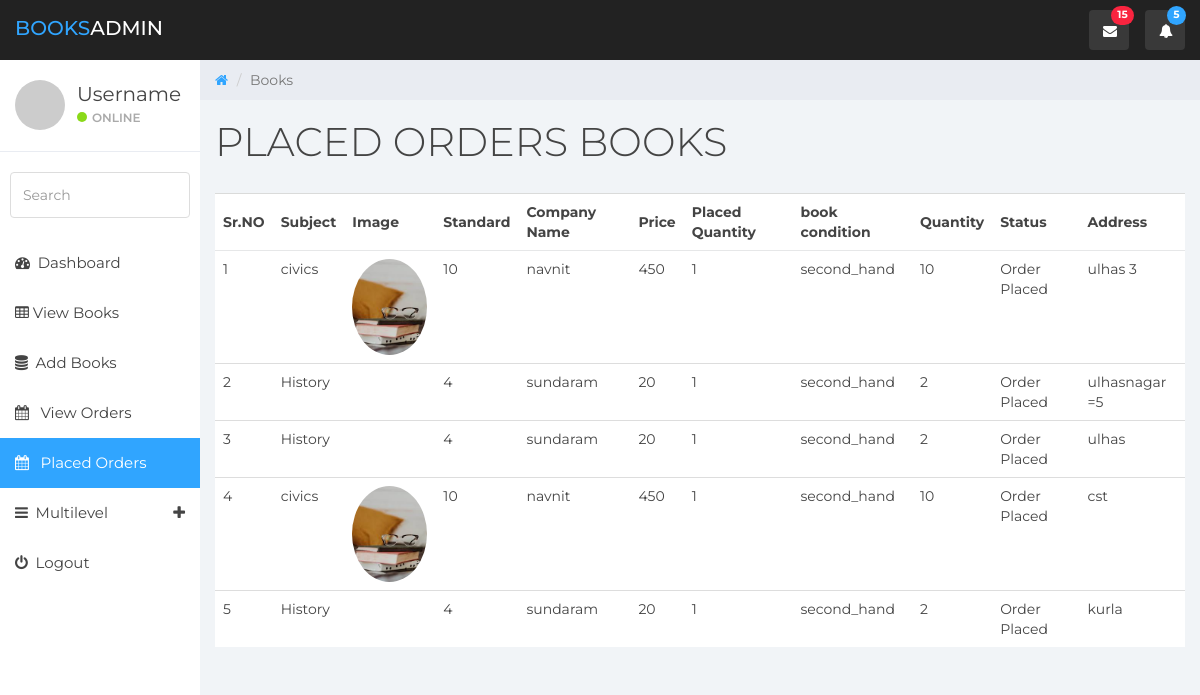
/books_seller/books.php?source=placed_orders (signed in), run on an earlier commit of the app's database.
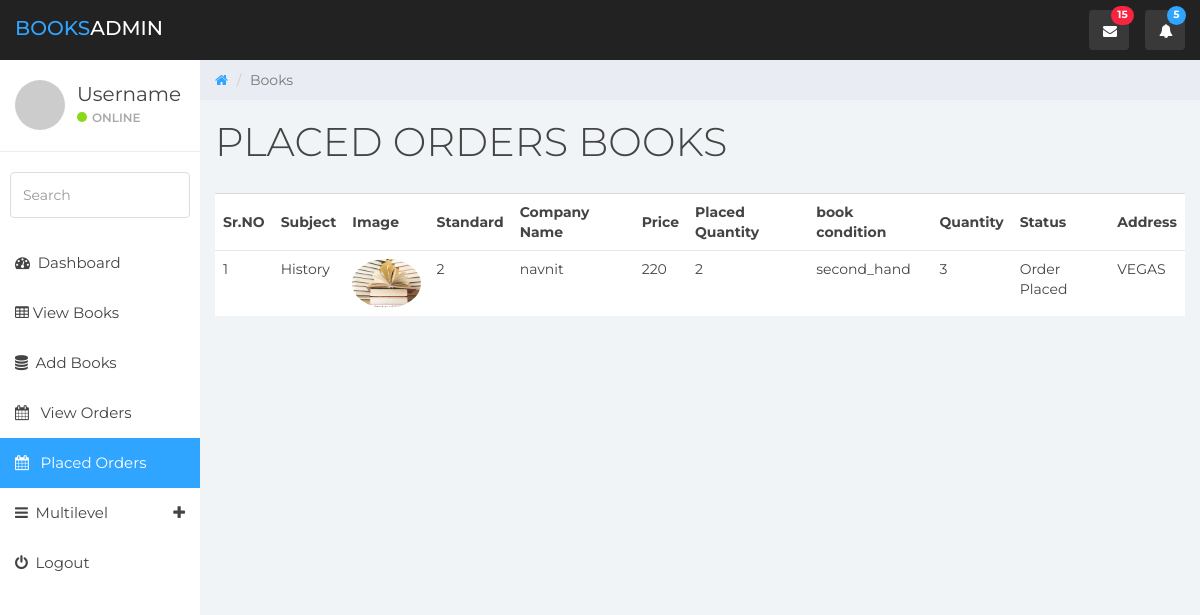
And on a later commit of the database.
### tables this page shows
CREATE TABLE `placed_orders` (
  `id` int(11) NOT NULL,
  `buyer_user` int(11) NOT NULL,
  `seller_user` int(11) NOT NULL,
  `placed_quantity` int(11) NOT NULL,
  `book_id` int(11) NOT NULL,
  `status` varchar(255) NOT NULL,
  `address` text NOT NULL
);

CREATE TABLE `books` (
  `id` int(11) NOT NULL,
  `book_name` varchar(255) NOT NULL,
  `description` text NOT NULL,
  `subject` varchar(255) NOT NULL,
  `standard` int(11) NOT NULL,
  `company_name` varchar(255) NOT NULL,
  `state` varchar(255) NOT NULL,
  `price` int(11) NOT NULL,
  `user_id` int(11) NOT NULL,
  `quantity` int(11) NOT NULL,
  `image` varchar(255) NOT NULL,
  `donation` tinyint(1) NOT NULL
);

### books_seller/pages/placed_orders.php (the view, shortened to what this page needs)
<div class="container-fluid border-top">
    <div class="row">
        <div class="table-responsive">
            <table class="table table-hover">
                <thead>
                <tr>
                    <th>Sr.NO</th>
                    <th>Subject</th>
                    <th>Image</th>
                    <th>Standard</th>
                    <th>Company Name</th>
                    <th>Price</th>
                    <th>Placed Quantity</th>
                    <th>book condition</th>
                    <th>Quantity</th>
                    <th>Status</th>
                    <th>Address</th>
                </tr>
                </thead>
                <tbody>
                <?php
                include_once ("includes/connection.php");
                $i = 0;
                $id= $_SESSION['id'];
                $query  = "SELECT books.*,placed_orders.* FROM `placed_orders` JOIN books ON books.id = placed_orders.book_id WHERE books.user_id=$id";
                $rs = mysqli_query($conn,$query);
                while ($row = mysqli_fetch_assoc($rs)) {
                    $subject = $row['subject'];
                    $standard = $row['standard'];
                    $company_name = $row['company_name'];
                    $price = $row['price'];
                    $placed_quantity= $row['placed_quantity'];
                    $image = $row['image'];
                    $state= $row['state'];
                    $quantity = $row['quantity'];
                    $status = $row['status'];
                    $address = $row['address'];
                    $i++;
                    echo<<<ROW
<tr>
    <td>$i</td>
    <td>$subject</td>
    <td><a href=""><img src="images/books/$image" class="img-rounded img-circle img-responsive" style="width: 75px" alt=""></a></td>
    <td>$standard</td>
    <td>$company_name</td>
    <td>$price</td>
    <td>$placed_quantity</td>
    <td>$state</td>
    <td>$quantity</td>
    <td>$status</td>
    <td>$address</td>
</tr>
ROW;
                }
                ?>
                </tbody>
            </table>
        </div>
    </div>
</div>

What changed in the data, as far as the page shows it:
no longer on this page (row edited): placed_orders: book.subject "civics", book.image (picture), book.standard "10", book.company_name "navnit", book.price "450", placed_quantity "1", book.state "second_hand", book.quantity "10", status "Order Placed", address "ulhas 3"
no longer on this page (row edited): placed_orders: book.subject "History", book.standard "4", book.company_name "sundaram", book.price "20", placed_quantity "1", book.state "second_hand", book.quantity "2", status "Order Placed", address "ulhasnagar =5"
no longer on this page (row edited): placed_orders: book.subject "History", book.standard "4", book.company_name "sundaram", book.price "20", placed_quantity "1", book.state "second_hand", book.quantity "2", status "Order Placed", address "ulhas"
no longer on this page (row edited): placed_orders: book.subject "civics", book.image (picture), book.standard "10", book.company_name "navnit", book.price "450", placed_quantity "1", book.state "second_hand", book.quantity "10", status "Order Placed", address "cst"
no longer on this page (row edited): placed_orders: book.subject "History", book.standard "4", book.company_name "sundaram", book.price "20", placed_quantity "1", book.state "second_hand", book.quantity "2", status "Order Placed", address "kurla"
added placed_orders: book.subject "History", book.image (picture), book.standard "2", book.company_name "navnit", book.price "220", placed_quantity "2", book.state "second_hand", book.quantity "3", status "Order Placed", address "VEGAS"
